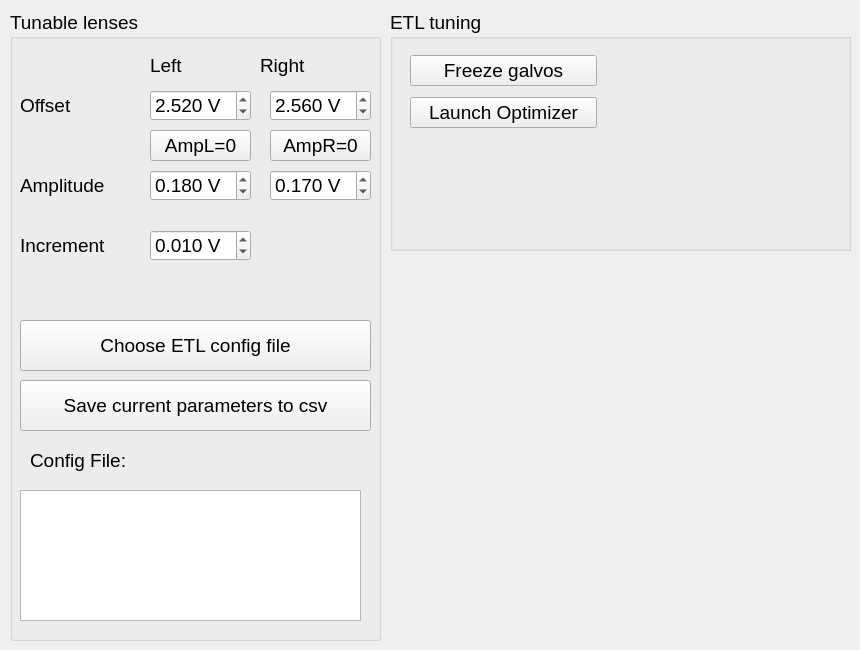
          <widget class="QWidget" name="ETLTabWidget">
           <attribute name="title">
            <string>ETL</string>
           </attribute>
           <widget class="QGroupBox" name="etlGroupbox1">
            <property name="geometry">
             <rect>
              <x>10</x>
              <y>10</y>
              <width>371</width>
              <height>631</height>
             </rect>
            </property>
            <property name="font">
             <font>
              <pointsize>14</pointsize>
             </font>
            </property>
            <property name="title">
             <string>Tunable lenses</string>
            </property>
            <widget class="QLabel" name="label_15">
             <property name="geometry">
              <rect>
               <x>10</x>
               <y>80</y>
               <width>131</width>
               <height>31</height>
              </rect>
             </property>
             <property name="font">
              <font>
               <pointsize>14</pointsize>
              </font>
             </property>
             <property name="text">
              <string>Offset</string>
             </property>
            </widget>
            <widget class="QLabel" name="label_16">
             <property name="geometry">
              <rect>
               <x>10</x>
               <y>160</y>
               <width>141</width>
               <height>31</height>
              </rect>
             </property>
             <property name="font">
              <font>
               <pointsize>14</pointsize>
              </font>
             </property>
             <property name="text">
              <string>Amplitude</string>
             </property>
            </widget>
            <widget class="QDoubleSpinBox" name="LeftETLOffsetSpinBox">
             <property name="enabled">
              <bool>true</bool>
             </property>
             <property name="geometry">
              <rect>
               <x>140</x>
               <y>80</y>
               <width>101</width>
               <height>31</height>
              </rect>
             </property>
             <property name="font">
              <font>
               <pointsize>14</pointsize>
              </font>
             </property>
             <property name="toolTip">
              <string>ETL settings are specific for (laser, zoom, arm), eg (488, 5x, Left). After adjustment, save into the .csv file.</string>
             </property>
             <property name="suffix">
              <string> V</string>
             </property>
             <property name="decimals">
              <number>3</number>
             </property>
             <property name="maximum">
              <double>5.000000000000000</double>
             </property>
             <property name="singleStep">
              <double>0.010000000000000</double>
             </property>
             <property name="value">
              <double>2.520000000000000</double>
             </property>
            </widget>
            <widget class="QLabel" name="label_8">
             <property name="geometry">
              <rect>
               <x>140</x>
               <y>40</y>
               <width>91</width>
               <height>31</height>
              </rect>
             </property>
             <property name="font">
              <font>
               <pointsize>14</pointsize>
              </font>
             </property>
             <property name="text">
              <string>Left</string>
             </property>
            </widget>
            <widget class="QLabel" name="label_9">
             <property name="geometry">
              <rect>
               <x>250</x>
               <y>40</y>
               <width>91</width>
               <height>31</height>
              </rect>
             </property>
             <property name="font">
              <font>
               <pointsize>14</pointsize>
              </font>
             </property>
             <property name="text">
              <string>Right</string>
             </property>
            </widget>
            <widget class="QDoubleSpinBox" name="RightETLOffsetSpinBox">
             <property name="enabled">
              <bool>true</bool>
             </property>
             <property name="geometry">
              <rect>
               <x>260</x>
               <y>80</y>
               <width>101</width>
               <height>31</height>
              </rect>
             </property>
             <property name="font">
              <font>
               <pointsize>14</pointsize>
              </font>
             </property>
             <property name="toolTip">
              <string>ETL settings are specific for (laser, zoom, arm), eg (488, 5x, Right). After adjustment, save into the .csv file.</string>
             </property>
             <property name="suffix">
              <string> V</string>
             </property>
             <property name="decimals">
              <number>3</number>
             </property>
             <property name="maximum">
              <double>5.000000000000000</double>
             </property>
             <property name="singleStep">
              <double>0.010000000000000</double>
             </property>
             <property name="value">
              <double>2.560000000000000</double>
             </property>
            </widget>
            <widget class="QDoubleSpinBox" name="LeftETLAmplitudeSpinBox">
             <property name="enabled">
              <bool>true</bool>
             </property>
             <property name="geometry">
              <rect>
               <x>140</x>
               <y>160</y>
               <width>101</width>
               <height>31</height>
              </rect>
             </property>
             <property name="font">
              <font>
               <pointsize>14</pointsize>
              </font>
             </property>
             <property name="suffix">
              <string> V</string>
             </property>
             <property name="decimals">
              <number>3</number>
             </property>
             <property name="maximum">
              <double>2.000000000000000</double>
             </property>
             <property name="singleStep">
              <double>0.010000000000000</double>
             </property>
             <property name="value">
              <double>0.180000000000000</double>
             </property>
            </widget>
            <widget class="QDoubleSpinBox" name="RightETLAmplitudeSpinBox">
             <property name="enabled">
              <bool>true</bool>
             </property>
             <property name="geometry">
              <rect>
               <x>260</x>
               <y>160</y>
               <width>101</width>
               <height>31</height>
              </rect>
             </property>
             <property name="font">
              <font>
               <pointsize>14</pointsize>
              </font>
             </property>
             <property name="suffix">
              <string> V</string>
             </property>
             <property name="decimals">
              <number>3</number>
             </property>
             <property name="maximum">
              <double>2.000000000000000</double>
             </property>
             <property name="singleStep">
              <double>0.010000000000000</double>
             </property>
             <property name="value">
              <double>0.170000000000000</double>
             </property>
            </widget>
            <widget class="QPushButton" name="ChooseETLcfgButton">
             <property name="geometry">
              <rect>
               <x>10</x>
               <y>310</y>
               <width>351</width>
               <height>51</height>
              </rect>
             </property>
             <property name="font">
              <font>
               <pointsize>14</pointsize>
               <weight>50</weight>
               <italic>false</italic>
               <bold>false</bold>
              </font>
             </property>
             <property name="toolTip">
              <string>The file stores ETL offsets and amplitudes, which are specific for zoom (FOV width), medium refractive index, and immersion chamber (its width).</string>
             </property>
             <property name="text">
              <string>Choose ETL config file</string>
             </property>
            </widget>
            <widget class="QPushButton" name="SaveETLParametersButton">
             <property name="enabled">
              <bool>true</bool>
             </property>
             <property name="geometry">
              <rect>
               <x>10</x>
               <y>370</y>
               <width>351</width>
               <height>51</height>
              </rect>
             </property>
             <property name="font">
              <font>
               <pointsize>14</pointsize>
               <weight>50</weight>
               <italic>false</italic>
               <bold>false</bold>
              </font>
             </property>
             <property name="toolTip">
              <string>Always save your ETL parameters before switching laser or zoom.</string>
             </property>
             <property name="text">
              <string>Save current parameters to csv</string>
             </property>
            </widget>
            <widget class="QLabel" name="label_17">
             <property name="geometry">
              <rect>
               <x>10</x>
               <y>220</y>
               <width>141</width>
               <height>31</height>
              </rect>
             </property>
             <property name="font">
              <font>
               <pointsize>14</pointsize>
              </font>
             </property>
             <property name="text">
              <string>Increment</string>
             </property>
            </widget>
            <widget class="QDoubleSpinBox" name="ETLIncrementSpinBox">
             <property name="enabled">
              <bool>true</bool>
             </property>
             <property name="geometry">
              <rect>
               <x>140</x>
               <y>220</y>
               <width>101</width>
               <height>31</height>
              </rect>
             </property>
             <property name="font">
              <font>
               <pointsize>14</pointsize>
              </font>
             </property>
             <property name="suffix">
              <string> V</string>
             </property>
             <property name="decimals">
              <number>3</number>
             </property>
             <property name="maximum">
              <double>0.100000000000000</double>
             </property>
             <property name="singleStep">
              <double>0.005000000000000</double>
             </property>
             <property name="value">
              <double>0.010000000000000</double>
             </property>
            </widget>
            <widget class="QTextEdit" name="ETLconfigIndicator">
             <property name="geometry">
              <rect>
               <x>10</x>
               <y>480</y>
               <width>341</width>
               <height>131</height>
              </rect>
             </property>
             <property name="font">
              <font>
               <pointsize>14</pointsize>
              </font>
             </property>
             <property name="acceptDrops">
              <bool>false</bool>
             </property>
             <property name="readOnly">
              <bool>true</bool>
             </property>
            </widget>
            <widget class="QLabel" name="label">
             <property name="geometry">
              <rect>
               <x>20</x>
               <y>430</y>
               <width>121</width>
               <height>41</height>
              </rect>
             </property>
             <property name="font">
              <font>
               <pointsize>14</pointsize>
              </font>
             </property>
             <property name="text">
              <string>Config File:</string>
             </property>
            </widget>
            <widget class="QPushButton" name="ZeroRightETLButton">
             <property name="geometry">
              <rect>
               <x>260</x>
               <y>120</y>
               <width>101</width>
               <height>31</height>
              </rect>
             </property>
             <property name="font">
              <font>
               <pointsize>14</pointsize>
               <weight>50</weight>
               <italic>false</italic>
               <bold>false</bold>
              </font>
             </property>
             <property name="toolTip">
              <string>Set the right ETL scanning amplitude to 0, to bring the beam waist to FOV center.</string>
             </property>
             <property name="text">
              <string>AmpR=0</string>
             </property>
             <property name="checkable">
              <bool>true</bool>
             </property>
            </widget>
           </widget>
           <widget class="QPushButton" name="ZeroLeftETLButton">
            <property name="geometry">
             <rect>
              <x>150</x>
              <y>130</y>
              <width>101</width>
              <height>31</height>
             </rect>
            </property>
            <property name="font">
             <font>
              <pointsize>14</pointsize>
              <weight>50</weight>
              <italic>false</italic>
              <bold>false</bold>
             </font>
            </property>
            <property name="toolTip">
             <string>Set the left ETL scanning amplitude to 0, to bring the beam waist to FOV center.</string>
            </property>
            <property name="text">
             <string>AmpL=0</string>
            </property>
            <property name="checkable">
             <bool>true</bool>
            </property>
           </widget>
           <widget class="QGroupBox" name="groupBox_5">
            <property name="geometry">
             <rect>
              <x>390</x>
              <y>10</y>
              <width>461</width>
              <height>241</height>
             </rect>
            </property>
            <property name="font">
             <font>
              <pointsize>14</pointsize>
             </font>
            </property>
            <property name="title">
             <string>ETL tuning</string>
            </property>
            <widget class="QWidget" name="layoutWidget">
             <property name="geometry">
              <rect>
               <x>20</x>
               <y>40</y>
               <width>187</width>
               <height>83</height>
              </rect>
             </property>
             <layout class="QGridLayout" name="gridLayout_4">
              <item row="0" column="0">
               <widget class="QPushButton" name="freezeGalvoButton">
                <property name="font">
                 <font>
                  <pointsize>14</pointsize>
                 </font>
                </property>
                <property name="toolTip">
                 <string>DANGER of sample bleaching. Set amplitude of both galvos to 0, i.e. stop scanning. Before pressing, move the sample away from the laser.</string>
                </property>
                <property name="text">
                 <string>Freeze galvos</string>
                </property>
                <property name="checkable">
                 <bool>true</bool>
                </property>
               </widget>
              </item>
              <item row="1" column="0">
               <widget class="QPushButton" name="launchOptimizerButton">
                <property name="font">
                 <font>
                  <pointsize>14</pointsize>
                 </font>
                </property>
                <property name="toolTip">
                 <string>Experimental features, autofocus and ETL parameter optimization on a sample. Success depends on the sample.</string>
                </property>
                <property name="text">
                 <string>Launch Optimizer</string>
                </property>
               </widget>
              </item>
             </layout>
            </widget>
           </widget>
          </widget>
